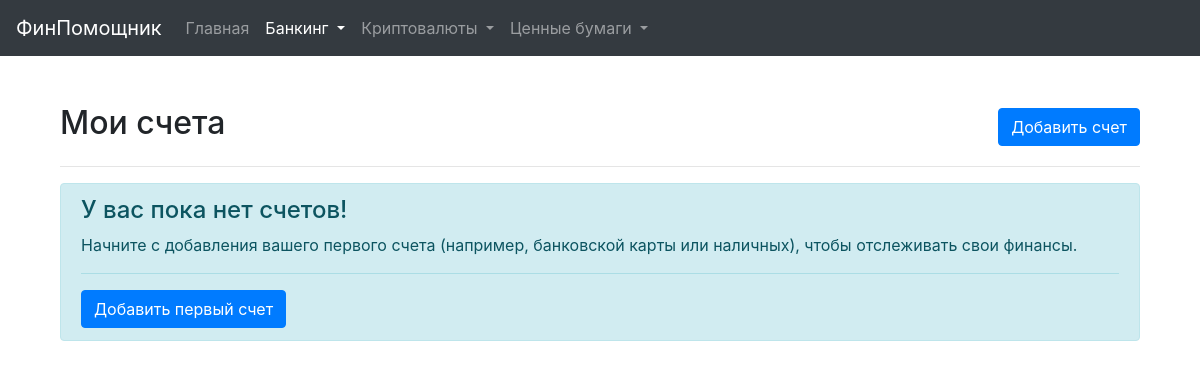
Page /accounts on the earlier database version.
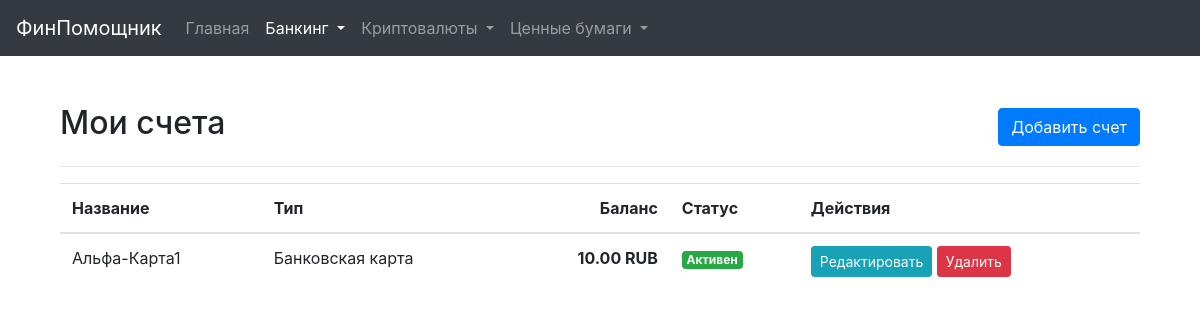
Same page on the later database version.
### models.py (models this page shows, shortened)
class Account(db.Model):
    id = db.Column(db.Integer, primary_key=True)
    name = db.Column(db.String(128), nullable=False, unique=True)
    account_type = db.Column(db.String(64), nullable=False)
    currency = db.Column(db.String(16), nullable=False)
    balance = db.Column(db.Numeric(20, 2), nullable=False, default=0.0)
    is_active = db.Column(db.Boolean, default=True, nullable=False)
    notes = db.Column(db.Text)
    interest_rate = db.Column(db.Numeric(5, 2), nullable=True)
    start_date = db.Column(db.Date, nullable=True)
    end_date = db.Column(db.Date, nullable=True)

### main_routes.py (the view)
@main_bp.route('/accounts')
def ui_accounts():
    accounts = Account.query.order_by(Account.is_active.desc(), Account.name).all()
    return render_template('accounts.html', accounts=accounts)

### templates/accounts.html (shortened to what this page needs)
{% extends "base.html" %}
{% block content %}
<div class="container mt-4">
    <div class="d-flex justify-content-between align-items-center mb-3">
        <h2>Мои счета</h2>
        <a href="{{ url_for('main.add_account') }}" class="btn btn-primary">Добавить счет</a>
    </div>
    <hr>
    {% if accounts %}
    <div class="table-responsive">
        <table class="table table-hover">
            <thead>
                <tr>
                    <th>Название</th>
                    <th>Тип</th>
                    <th class="text-right">Баланс</th>
                    <th>Статус</th>
                    <th>Действия</th>
                </tr>
            </thead>
            <tbody>
                {% for account in accounts %}
                <tr>
                    <td>{{ account.name }}</td>
                    <td>
                        {% if account.account_type == 'bank_card' %}Банковская карта
                        {% elif account.account_type == 'bank_account' %}Банковский счет
                        {% elif account.account_type == 'cash' %}Наличные
                        {% elif account.account_type == 'e-wallet' %}Электронный кошелек
                        {% else %}Другое
                        {% endif %}
                    </td>
                    <td class="text-right font-weight-bold">{{ "%.2f"|format(account.balance) }} {{ account.currency }}</td>
                    <td>
                        {% if account.is_active %}
                            <span class="badge badge-success">Активен</span>
                        {% else %}
                            <span class="badge badge-secondary">Неактивен</span>
                        {% endif %}
                    </td>
                    <td>
                        <a href="{{ url_for('main.ui_edit_account_form', account_id=account.id) }}" class="btn btn-sm btn-info">Редактировать</a>
                        <form action="{{ url_for('main.ui_delete_account', account_id=account.id) }}" method="POST" style="display: inline;" onsubmit="return confirm('Вы уверены, что хотите удалить счет \'{{ account.name }}\'? Это действие необратимо.');">
                            <button type="submit" class="btn btn-sm btn-danger">Удалить</button>
                        </form></td>
                </tr>
                {% endfor %}
            </tbody>
        </table>
    </div>
    {% else %}
    <div class="alert alert-info">
        <h4 class="alert-heading">У вас пока нет счетов!</h4>
        <p>Начните с добавления вашего первого счета (например, банковской карты или наличных), чтобы отслеживать свои финансы.</p>
        <hr>
        <a href="{{ url_for('main.add_account') }}" class="btn btn-primary">Добавить первый счет</a>
    </div>
    {% endif %}
</div>
{% endblock %}

### templates/base.html (shortened to what this page needs)
<!doctype html>
<html lang="ru">
<head>
    <link rel="stylesheet" href="https://stackpath.bootstrapcdn.com/bootstrap/4.5.2/css/bootstrap.min.css">
    <link rel="stylesheet" href="https://cdnjs.cloudflare.com/ajax/libs/font-awesome/5.15.4/css/all.min.css">
</head>
<body>
    <nav class="navbar navbar-expand-md navbar-dark bg-dark fixed-top">
        <a class="navbar-brand" href="{{ url_for('main.index') }}">ФинПомощник</a>
        <div class="collapse navbar-collapse" id="navbarsExampleDefault">
            <ul class="navbar-nav mr-auto">
                <li class="nav-item {% if request.endpoint == 'main.index' %}active{% endif %}">
                    <a class="nav-link" href="{{ url_for('main.index') }}">Главная</a>
                </li>
                {% set banking_endpoints = ['main.ui_accounts', 'main.ui_add_account_form', 'main.ui_edit_account_form', 'main.ui_transactions', 'main.ui_add_transaction_form', 'main.ui_edit_transaction_form', 'main.ui_debts', 'main.ui_add_debt_form', 'main.ui_repay_debt_form', 'main.ui_analytics_overview', 'main.ui_cashback_rules', 'main.ui_add_cashback_rule_form', 'main.ui_edit_cashback_rule_form', 'main.ui_categories', 'main.ui_add_category_form', 'main.ui_edit_category_form'] %}
                <li class="nav-item dropdown {% if request.endpoint in banking_endpoints %}active{% endif %}">
                    <a class="nav-link dropdown-toggle" href="#" id="bankingDropdown" role="button" data-toggle="dropdown" aria-haspopup="true" aria-expanded="false">
                        Банкинг
                    </a>
                    </li>
                 {% set crypto_endpoints = ['main.ui_investment_platforms', 'main.ui_investment_platform_detail', 'main.ui_add_investment_platform_form', 'main.ui_edit_investment_platform_form', 'main.ui_crypto_assets', 'main.ui_crypto_transactions'] %}
                <li class="nav-item dropdown {% if request.endpoint in crypto_endpoints %}active{% endif %}">
                    <a class="nav-link dropdown-toggle" href="#" id="cryptoDropdown" role="button" data-toggle="dropdown" aria-haspopup="true" aria-expanded="false">
                        Криптовалюты
                    </a>
                </li>
                {% set securities_endpoints = ['securities.ui_brokers', 'securities.ui_broker_detail', 'securities.ui_securities_assets', 'securities.ui_securities_transactions'] %}
                <li class="nav-item dropdown {% if request.endpoint in securities_endpoints %}active{% endif %}">
                    <a class="nav-link dropdown-toggle" href="#" id="securitiesDropdown" role="button" data-toggle="dropdown" aria-haspopup="true" aria-expanded="false">
                        Ценные бумаги
                    </a>
                </li>
            </ul>
        </div>
    </nav>
    <main role="main" class="container">
        {% block content %}{% endblock %}
    </main>
</body>
</html>

### templates/base.html (style rules this page uses)
body { padding-top: 5rem; }
.nav-link { color: #007bff; }

Differences in the rows shown:
added Account: name "Альфа-Карта1", account_type "Банковская карта", balance "10.00", currency "RUB", is_active "Активен"
Other differences:
text no longer shown: "У вас пока нет счетов! Начните с добавления вашего первого счета (например, банковской карты или наличных), чтобы отслеживать свои финансы. Добавить первый счет"
text now shown: "Название Тип Баланс Статус Действия"
